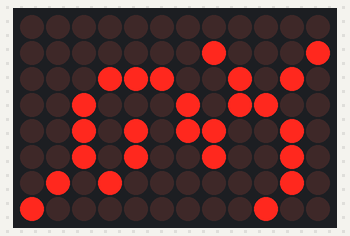
A sketch run on a simulated Arduino Uno R4 WiFi. Parts: 12×8 LED matrix.

Above: at 0.15 s.
At 1.05 s:
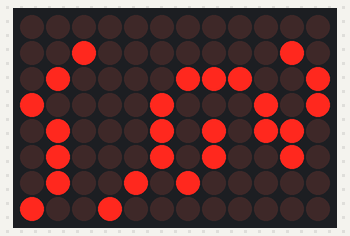
At 1.95 s:
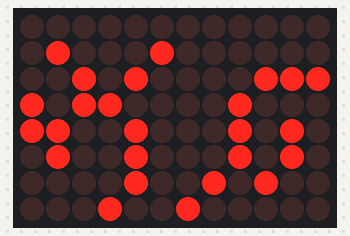
At 2.85 s:
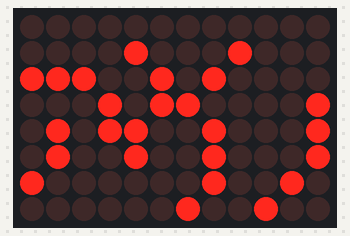
At 3.45 s:
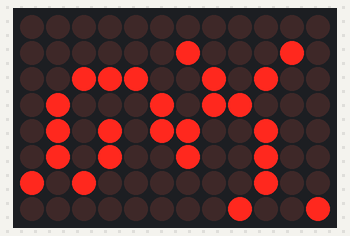
At 4.05 s:
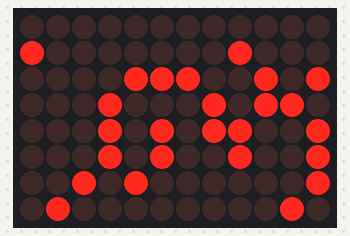

The sketch:

scrolling_leds.ino
```cpp
#include "Arduino_LED_Matrix.h"
ArduinoLEDMatrix matrix;

unsigned long frame[] = {
    0x111c,
    0xa22c2b22,
    0x92502804
};


void setup() {
  Serial.begin(115200);
  matrix.begin();
}


void loop() {
  matrix.loadFrame(frame);
  translateFrame();
  delay(300);
}


void translateFrame() {
  // Mostly we just bit shift to do this, but this will give 10 wrong pixels:
  // Each pixel at the beginning of a row (8)
  // And each pixel at the beginning of a long (only 2, since we covered the first such above)
  // These we will extract by hand

  // frame[0] has 3 values we need to find
  // Extract the starts of row 0 and 1, which just need to move within frame[0]
  long handExtracted1 =            (frame[0] << 11) & 2148007936; // Bitmask 1000 0000 0000 1000 0000 0000 0000 0000

  // Add the start of row 2. This value is at index 3 of frame[1]
  handExtracted1 = handExtracted1 | (frame[1] >> 21) & 128;        // Bitmask 0000 0000 0000 0000 0000 0000 1000 0000

  // frame[1] has 4 values we need to find
  // Extract the start of frame[1]. This value is the last bit on frame[0]
  long handExtracted2 =             (frame[0] << 31) & 2147483648; // Bitmask 1000 0000 0000 0000 0000 0000 0000 0000

  // Add the start of rows 3 and 4, which just need to move within frame[1]
  handExtracted2 = handExtracted2 | (frame[1] << 11) & 134250496;  // Bitmask 0000 1000 0000 0000 1000 0000 0000 0000

  // Add the start of row 5, which is at index 7 in frame[2]
  handExtracted2 = handExtracted2 | (frame[2] >> 21) & 8; // Bitmask 0000 0000 0000 0000 0000 0000 0000 1000

  // frame[2] has 3 values we need to find
  // Extract the start of frame[2]. The value is the last bit in frame[1]
  long handExtracted3 =             (frame[1] << 31) & 2147483648; // Bitmask 1000 0000 0000 0000 0000 0000 0000 0000

  // Add the starts of rows 6 and 7, which just need to move within frame[2]
  handExtracted3 = handExtracted3 | (frame[2] << 11) & 8390656;    // Bitmask 0000 0000 1000 0000 0000 1000 0000 0000

  // Now we have 3 longs with particular bits correct... How do we apply just those bits to another number?
  // Step 1: The output is the long shifted right one
  // Step 2: The output is combined with a bitmask so that the spots we are going to fill all become 0
  //    This just requires a normal bitmask: 1 where we let through, 0 where we want 0. Use AND (&).
  // Step 3: The output is combined with handExtracted so that:
  //    A 0 in handExtracted lets through the value in output
  //    A 1 in handExtracted goes through as 1
  //    OR satisfies this (|)
  // Bitmasks:
  // frame[0]: 0111 1111 1111 0111 1111 1111 0111 1111 = 2146959231
  // frame[1]: 0111 0111 1111 1111 0111 1111 1111 0111 = 2013233143
  // frame[2]: 0111 1111 0111 1111 1111 0111 1111 1111 = 2139092991

  frame[0] = ((frame[0] >> 1) & 2146959231) | handExtracted1;
  frame[1] = ((frame[1] >> 1) & 2013233143) | handExtracted2;
  frame[2] = ((frame[2] >> 1) & 2139092991) | handExtracted3;
}
```

Measured:
- by itself, everything shown: repeats every 3.6 s, in 12 steps
